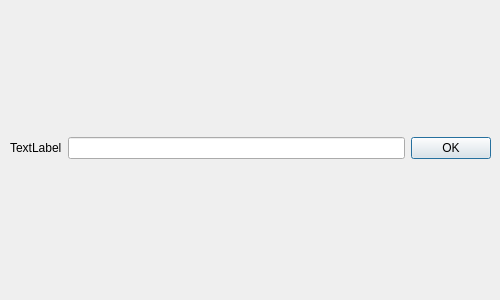
<?xml version="1.0" encoding="UTF-8"?>
<ui version="4.0">
 <class>AnswerDialog</class>
 <widget class="QDialog" name="AnswerDialog">
  <property name="geometry">
   <rect>
    <x>0</x>
    <y>0</y>
    <width>500</width>
    <height>300</height>
   </rect>
  </property>
  <property name="windowTitle">
   <string>Answer</string>
  </property>
  <widget class="QWidget" name="layoutWidget">
   <property name="geometry">
    <rect>
     <x>10</x>
     <y>100</y>
     <width>481</width>
     <height>97</height>
    </rect>
   </property>
   <layout class="QHBoxLayout" name="horizontalLayout_4">
    <item>
     <layout class="QVBoxLayout" name="verticalLayout">
      <item>
       <layout class="QHBoxLayout" name="horizontalLayout">
        <item>
         <widget class="QLabel" name="answerLabel">
          <property name="text">
           <string>TextLabel</string>
          </property>
         </widget>
        </item>
        <item>
         <widget class="QLineEdit" name="answerField">
          <property name="minimumSize">
           <size>
            <width>142</width>
            <height>0</height>
           </size>
          </property>
          <property name="readOnly">
           <bool>true</bool>
          </property>
         </widget>
        </item>
       </layout>
      </item>
     </layout>
    </item>
    <item>
     <widget class="QPushButton" name="okButton">
      <property name="text">
       <string>OK</string>
      </property>
     </widget>
    </item>
   </layout>
  </widget>
 </widget>
 <resources/>
 <connections/>
</ui>
